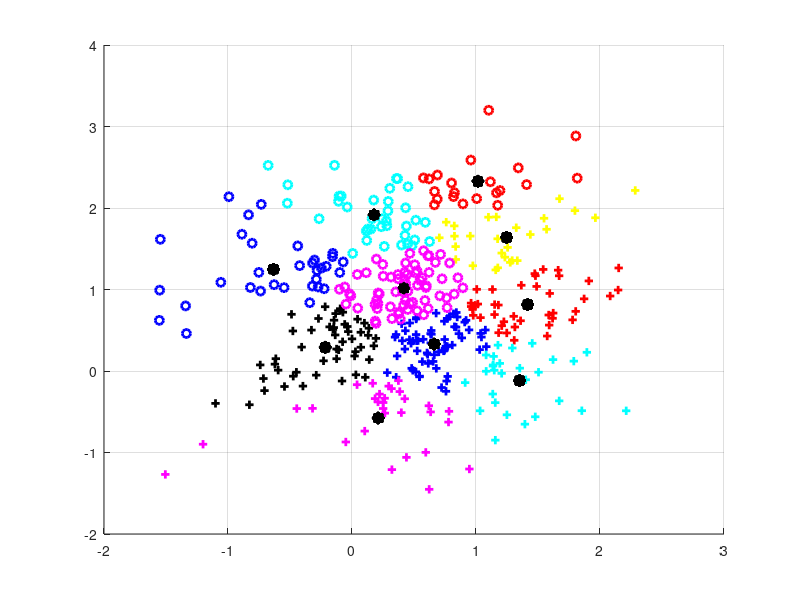

Reproduce this figure in MATLAB.
%% This code implements K-means Clustering yeast dataset
%% Clear Memory & Command Window
clc
clear all
close all
%yeast dataset


%% Generate Points
Sigma = [0.5 0.05; 0.05 0.5];
f1    = mvnrnd([0.5 0]  ,Sigma,100);
f2    = mvnrnd([0.5 0.5],Sigma,100);
f3    = mvnrnd([0.5 1]  ,Sigma,100);
f4    = mvnrnd([0.5 1.5],Sigma,100);
F     = [f1;f2;f3;f4];
%% K-means
K     = 10;                                            % Cluster Numbers
KMI   = 30;                                           % K-means Iteration
CENTS = F( ceil(rand(K,1)*size(F,1)) ,:);             % Cluster Centers
DAL   = zeros(size(F,1),K+2);                         % Distances and Labels
CV    = '+r+b+c+m+k+yorobocomokoysrsbscsmsksy';       % Color Vector

for n = 1:KMI
        
   for i = 1:size(F,1)
      for j = 1:K  
        DAL(i,j) = norm(F(i,:) - CENTS(j,:));      
      end
      [Distance CN] = min(DAL(i,1:K));                % 1:K are Distance from Cluster Centers 1:K 
      DAL(i,K+1) = CN;                                % K+1 is Cluster Label
      DAL(i,K+2) = Distance;                          % K+2 is Minimum Distance
   end
   for i = 1:K
      A = (DAL(:,K+1) == i);                          % Cluster K Points
      CENTS(i,:) = mean(F(A,:));                      % New Cluster Centers
      if sum(isnan(CENTS(:))) ~= 0                    % If CENTS(i,:) Is Nan Then Replace It With Random Point
         NC = find(isnan(CENTS(:,1)) == 1);           % Find Nan Centers
         for Ind = 1:size(NC,1)
         CENTS(NC(Ind),:) = F(randi(size(F,1)),:);
         end
      end
   end
   
%% Plot   
clf
figure(1)
hold on

 for i = 1:K
PT = F(DAL(:,K+1) == i,:);                            % Find points of each cluster    
plot(PT(:,1),PT(:,2),CV(2*i-1:2*i),'LineWidth',2);    % Plot points with determined color and shape
plot(CENTS(:,1),CENTS(:,2),'*k','LineWidth',7);       % Plot cluster centers
 end

hold off
grid on
pause(0.1)

end